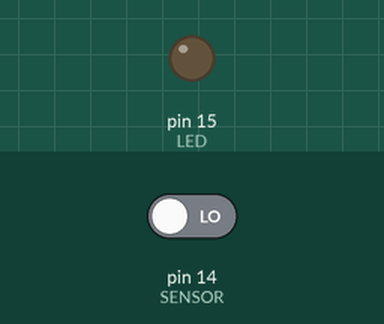
Recording of a sketch running on a simulated Arduino Uno, built with avr-gcc and run on an emulated ATmega328P. Parts: output pins drawn as LEDs (lit = HIGH). The test bench sets the inputs (shaded band); at power-on: pin 14 (SENSOR) LOW.

Above: at 1.8 s.
1.9 s: pin 14 (SENSOR) driven HIGH
At 2.3 s:
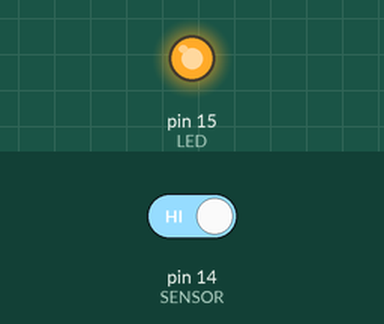
3.5 s: pin 14 (SENSOR) driven LOW
At 4.7 s:
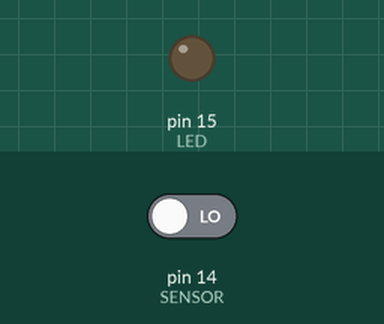
Timing chart, 0 to 6.5 s (numbered marks = the images above; inputs shaded):
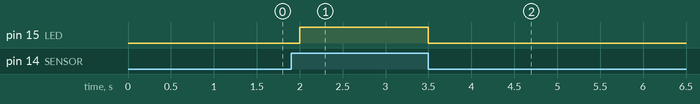

Measured:
- after the input at 1.9 s, pin 15 (LED): LOW → HIGH after 0.10 s
- after the input at 3.5 s, pin 15 (LED): HIGH → LOW at once

The sketch:

sensor.ino
```cpp
const int LED = 15;
const int SENSOR = 14;

int signal;

void setup() {
  pinMode(LED, OUTPUT);
  pinMode(SENSOR, INPUT);

}

void loop() {
  signal = digitalRead(SENSOR);
  if(signal == HIGH) {
    digitalWrite(LED, HIGH);
  }
  else {
    digitalWrite(LED, LOW);
  }

  delay(500);
}
```
